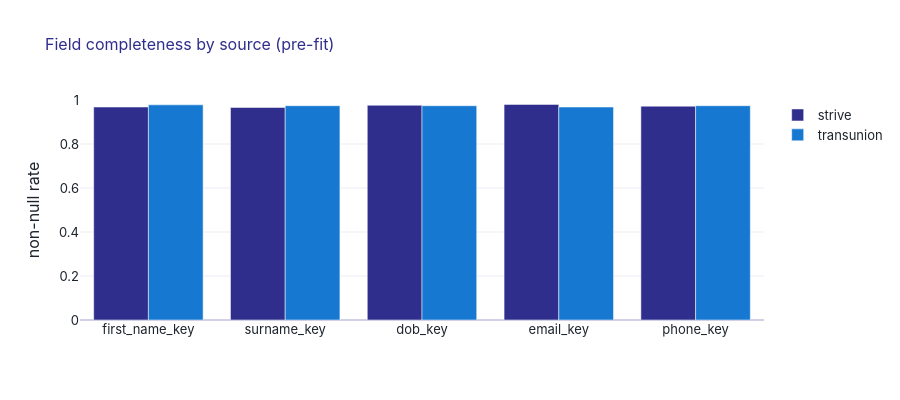
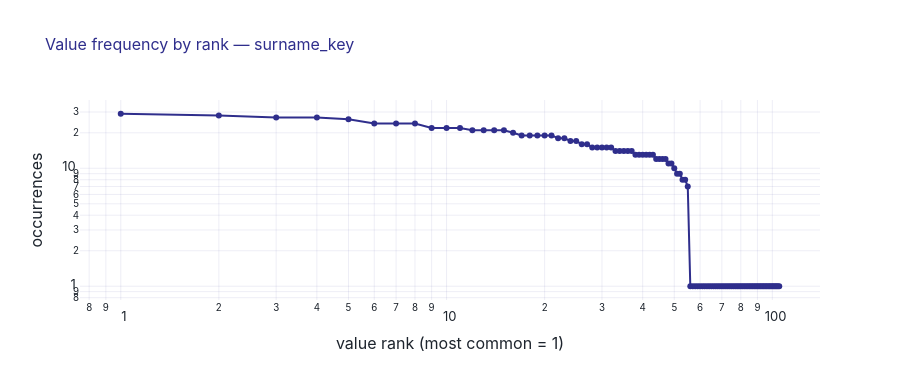

Here is the notebook cell these charts were saved with, in order:
### Markdown cell above
## 2 · Pre-fit EDA — the comparison space (label-free)

What the inputs look like before any model is trusted: completeness, cardinality (the placeholder-hash gate), and the term-frequency tail that motivates FS-B.

### Code cell
diag.field_completeness_fig(fit.matcher, cfg).show()
display(diag.field_cardinality_table(fit.matcher, cfg))
diag.value_frequency_figs(fit.matcher, cfg)['surname_key'].show()

### Figure 1 — Plotly figure (JSON) as saved in the notebook; plotly's stock layout.template omitted (floating-point values rounded to 4 significant figures)
{"data": [{"marker": {"color": "#2F2E8C"}, "name": "strive", "type": "bar", "x": ["first_name_key", "surname_key", "dob_key", "email_key", "phone_key"], "y": [0.968, 0.966, 0.976, 0.98, 0.972]}, {"marker": {"color": "#1678D1"}, "name": "transunion", "type": "bar", "x": ["first_name_key", "surname_key", "dob_key", "email_key", "phone_key"], "y": [0.978, 0.974, 0.974, 0.968, 0.974]}], "layout": {"barmode": "group", "height": 400, "title": {"text": "Field completeness by source (pre-fit)"}, "yaxis": {"range": [0, 1], "title": {"text": "non-null rate"}}}}

### Figure 2 — Plotly figure (JSON) as saved in the notebook; plotly's stock layout.template omitted (floating-point values rounded to 4 significant figures)
{"data": [{"line": {"color": "#2F2E8C", "width": 2}, "mode": "lines+markers", "type": "scatter", "x": [1, 2, 3, 4, 5, 6, 7, 8, 9, 10, 11, 12, 13, 14, 15, 16, 17, 18, 19, 20, 21, 22, 23, 24, 25, 26, 27, 28, 29, 30, 31, 32, 33, 34, 35, 36, 37, 38, 39, 40, 41, 42, 43, 44, 45, 46, 47, 48, 49, 50, 51, 52, 53, 54, 55, 56, 57, 58, 59, 60, 61, 62, 63, 64, 65, 66, 67, 68, 69, 70, 71, 72, 73, 74, 75, 76, 77, 78, 79, 80, 81, 82, 83, 84, 85, 86, 87, 88, 89, 90, 91, 92, 93, 94, 95, 96, 97, 98, 99, 100, 101, 102, 103, 104, 105], "y": [29, 28, 27, 27, 26, 24, 24, 24, 22, 22, 22, 21, 21, 21, 21, 20, 19, 19, 19, 19, 19, 18, 18, 17, 17, 16, 16, 15, 15, 15, 15, 15, 14, 14, 14, 14, 14, 13, 13, 13, 13, 13, 13, 12, 12, 12, 12, 11, 11, 10, 9, 9, 8, 8, 7, 1, 1, 1, 1, 1, 1, 1, 1, 1, 1, 1, 1, 1, 1, 1, 1, 1, 1, 1, 1, 1, 1, 1, 1, 1, 1, 1, 1, 1, 1, 1, 1, 1, 1, 1, 1, 1, 1, 1, 1, 1, 1, 1, 1, 1, 1, 1, 1, 1, 1]}], "layout": {"height": 380, "title": {"text": "Value frequency by rank — surname_key"}, "xaxis": {"title": {"text": "value rank (most common = 1)"}, "type": "log"}, "yaxis": {"title": {"text": "occurrences"}, "type": "log"}}}
